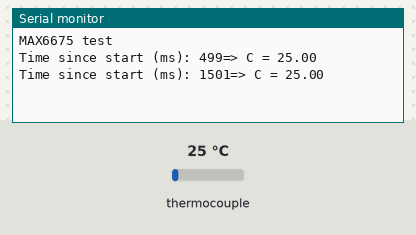
The sketch below on a simulated Arduino Uno, built with avr-gcc and run on an emulated ATmega328P. Parts: the last lines printed to the serial monitor. The inputs (shaded band) are chosen by the test bench; at power-on: thermocouple 25 °C.

Above: at 1.7 s.
1.8 s: thermocouple set to 6 °C
At 3.0 s:
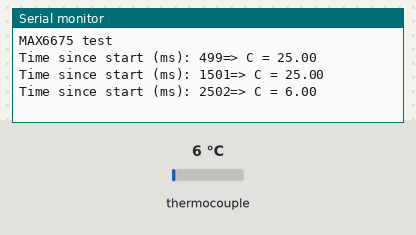
3.3 s: thermocouple set to 75 °C
At 4.3 s:
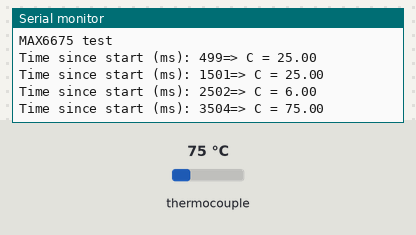
Timing chart, 0 to 6.3 s (numbered marks = the images above; inputs shaded):
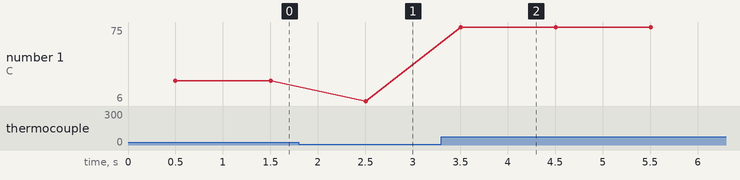

The sketch:

max6675_basic.ino
```cpp
// this example is public domain. enjoy!
// https://learn.adafruit.com/thermocouple/

#include "max6675.h"

// 定義 MAX6675 的引腳
// (GND, VCC, SCK, CS, SO) = (5.5v, 0v, pin12, pin14, pin27)
#define SCK 12 // Serial Clock (SCK) pin
#define CS 14   // Chip Select (CS) pin
#define SO 27  // Serial Out (SO) pin

MAX6675 thermocouple(SCK, CS, SO);

void setup() {
  Serial.begin(9600);

  Serial.println("MAX6675 test");
  // wait for MAX chip to stabilize
  delay(500);
}

void loop() {
  // print time
  unsigned long currentMillis = millis();
  Serial.print("Time since start (ms): ");
  Serial.print(currentMillis);
  Serial.print("=> ");
  // print temperature
  Serial.print("C = ");
  Serial.println(thermocouple.readCelsius());
  // Serial.print("F = ");
  // Serial.println(thermocouple.readFahrenheit());

  // For the MAX6675 to update, you must delay AT LEAST 250ms between reads!
  delay(1000);
}
```

Measured:
- after the input at 1.8 s, the serial monitor: prints a new line after 0.70 s (image 1)
- after the input at 3.3 s, the serial monitor: prints a new line after 0.20 s (image 2)
- plotted number 1: 25 → 6 after the input at 1.8 s, 6 → 75 after the input at 3.3 s
